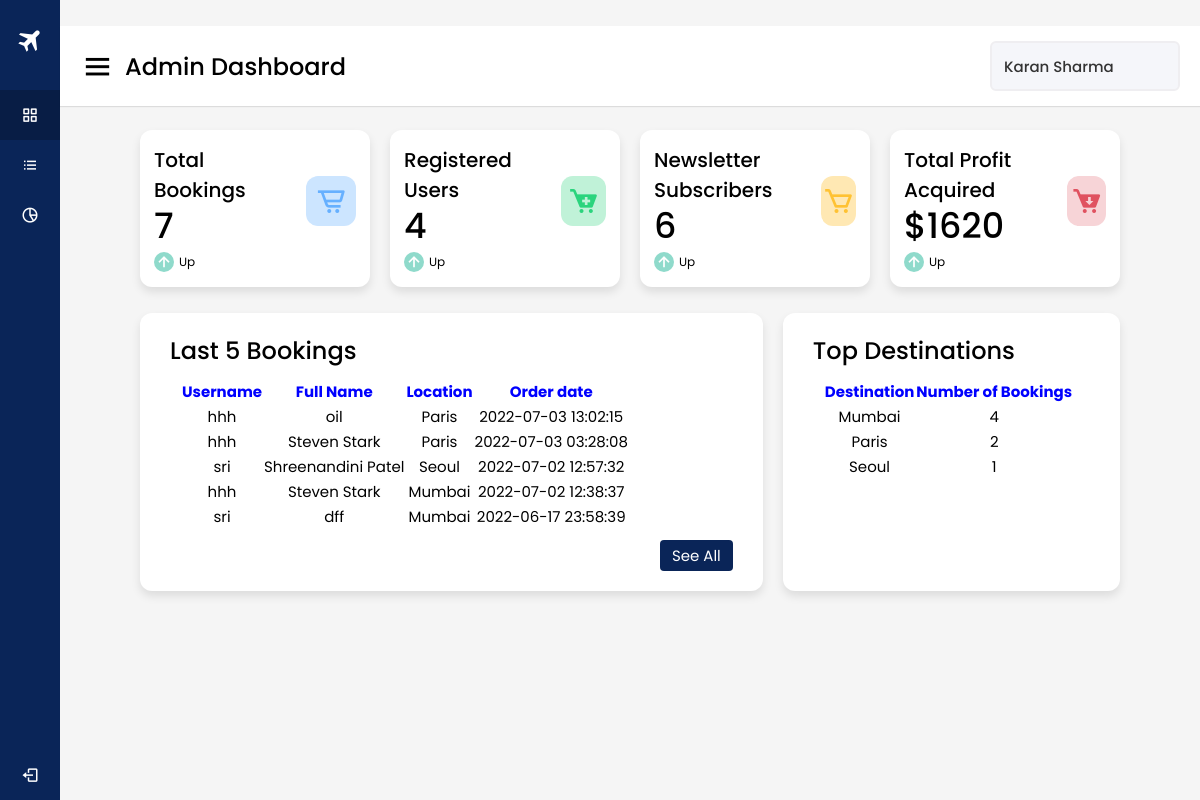
The page /admin.php (signed in) on the database its author committed.
### tables this page shows
CREATE TABLE IF NOT EXISTS `book` (
  `id` int NOT NULL AUTO_INCREMENT,
  `username` varchar(100) NOT NULL,
  `name` varchar(100) NOT NULL,
  `email` varchar(100) NOT NULL,
  `phone` int NOT NULL,
  `order_date` timestamp NOT NULL DEFAULT CURRENT_TIMESTAMP,
  `location` varchar(100) NOT NULL,
  `grade` varchar(100) NOT NULL,
  `guests` int NOT NULL,
  `departure_date` date NOT NULL,
  `return_date` date NOT NULL,
  `price` double NOT NULL,
  PRIMARY KEY (`id`)
);

### admin.php (the view, shortened to what this page needs)
<?php session_start();
include('dbconnection.php');
?>
<!DOCTYPE html>
<html lang="en" dir="ltr">
<head>
    <link rel="stylesheet" href="style.css">
    <link href='https://unpkg.com/boxicons@2.0.7/css/boxicons.min.css' rel='stylesheet'>
    <link rel="stylesheet" href="style.css">
    <link rel="stylesheet" href="https://cdnjs.cloudflare.com/ajax/libs/font-awesome/6.1.1/css/all.min.css" />
</head>
<body>
    <div class="sidebar">
        <div class="logo-details">
            <i class='bx bxs-plane-alt'></i>
            <a href="index.php" class="logo text-decoration-none">
                <div class="wrapper logo_name">
                    <span>T</span>
                    <span>R</span>
                    <span>A</span>
                    <span>V</span>
                    <span>E</span>
                    <span>L</span>
                </div>
            </a>
        </div>
        <ul class="nav-links">
            <li>
                <a href="admin.php" class="active">
                    <i class='bx bx-grid-alt'></i>
                    <span class="links_name">Admin Dashboard</span>
                </a>
            </li>
            <li>
                <a href="adminbook.php">
                    <i class='bx bx-list-ul'></i>
                    <span class="links_name">List of Bookings</span>
                </a>
            </li>
            <li>
                <a href="analytics.php">
                    <i class='bx bx-pie-chart-alt-2'></i>
                    <span class="links_name">Registered Users</span>
                </a>
            </li>
            <li class="log_out">
                <a href="admin.php?adminlogout='1'">
                    <i class='bx bx-log-out'></i>
                    <span class="links_name">Log out</span>
                </a>
            </li>
        </ul>
    </div>
    <section class="home-section">
        <nav>
            <div class="sidebar-button">
                <i class='bx bx-menu sidebarBtn'></i>
                <span class="dashboard">Admin Dashboard</span>
            </div>
            <div class="profile-details">
                <span class="admin_name">
                    <?php
                    $result = mysqli_query($conn, "SELECT name FROM admin WHERE username='" . $_SESSION['admin'] . "'");
                    $res = mysqli_fetch_array($result, MYSQLI_ASSOC);
                    echo $res['name'];
                    ?>
                </span>
            </div>
        </nav>
        <div class="home-content">
            <div class="overview-boxes">
                <div class="box">
                    <div class="right-side">
                        <div class="box-topic">Total Bookings</div>
                        <div class="number">
                            <?php
                            $result = mysqli_query($conn, "SELECT * FROM book");
                            $res = mysqli_num_rows($result);
                            echo $res;
                            ?>
                        </div>
                        <div class="indicator">
                            <i class='bx bx-up-arrow-alt'></i>
                            <span class="text">Up</span>
                        </div>
                    </div>
                    <i class='bx bx-cart-alt cart'></i>
                </div>
                <div class="box">
                    <div class="right-side">
                        <div class="box-topic">Registered Users</div>
                        <div class="number">
                            <?php
                            $result = mysqli_query($conn, "SELECT * FROM users");
                            $res = mysqli_num_rows($result);
                            echo $res;
                            ?>
                        </div>
                        <div class="indicator">
                            <i class='bx bx-up-arrow-alt'></i>
                            <span class="text">Up</span>
                        </div>
                    </div>
                    <i class='bx bxs-cart-add cart two'></i>
                </div>
                <div class="box">
                    <div class="right-side">
                        <div class="box-topic">Newsletter Subscribers</div>
                        <div class="number">
                            <?php
                            $result = mysqli_query($conn, "SELECT * FROM newsletter");
                            $res = mysqli_num_rows($result);
                            echo $res;
                            ?>
                        </div>
                        <div class="indicator">
                            <i class='bx bx-up-arrow-alt'></i>
                            <span class="text">Up</span>
                        </div>
                    </div>
                    <i class='bx bx-cart cart three'></i>
                </div>
                <div class="box">
                    <div class="right-side">
                        <div class="box-topic">Total Profit Acquired</div>
                        <div class="number">
                            <?php
                            $result = mysqli_query($conn, "SELECT sum(price) as amount FROM book");
                            $res = mysqli_fetch_array($result, MYSQLI_ASSOC);
                            echo "$" . $res['amount'];
                            ?>
                        </div>
                        <div class="indicator">
                            <i class='bx bx-up-arrow-alt'></i>
                            <span class="text">Up</span>
                        </div>
                    </div>
                    <i class='bx bxs-cart-download cart four'></i>
                </div>
            </div>
            <div class="sales-boxes">
                <div class="recent-sales box">
                    <div class="title">Last 5 Bookings</div>
                    <div class="sales-details">
                        <table class="center table table-striped table-bordered">
                            <thead>
                                <tr style="color: blue;">
                                    <th scope="col">Username</th>
                                    <th scope="col">Full Name</th>
                                    <th scope="col">Location</th>
                                    <th scope="col">Order date</th>
                                </tr>
                            </thead>
                            <?php
                            $result = mysqli_query($conn, "SELECT * FROM book ORDER BY order_date DESC LIMIT 5");
                            $rows = mysqli_num_rows($result);
                            if ($rows == 0) {
                                echo "<tr><td colspan='4'>" . 'No Records Found' . "</td></tr>";
                            } else {
                                while ($res = mysqli_fetch_array($result, MYSQLI_ASSOC)) {
                                    echo "<tr>";
                                    echo "<td>" . $res['username'] . "</td>";
                                    echo "<td>" . $res['name'] . "</td>";
                                    echo "<td>" . $res['location'] . "</td>";
                                    echo "<td>" . $res['order_date'] . "</td>";
                                }
                            }
                            ?>
                        </table>
                    </div>
                    <div class="button">
                        <a href="adminbook.php">See All</a>
                    </div>
                </div>
                <div class="top-sales box">
                    <div class="title">Top Destinations</div>
                    <ul class="top-sales-details">
                        <table class="center table table-striped table-bordered">
                            <thead>
                                <tr style="color: blue;">
                                    <th scope="col">Destination</th>
                                    <th scope="col">Number of Bookings</th>
                                </tr>
                            </thead>
                            <?php
                            $result = mysqli_query($conn, "select location, count(*) as count from book group by location order by count(*) desc");
                            $rows = mysqli_num_rows($result);
                            if ($rows == 0) {
                                echo "<tr><td colspan='2'>" . 'No Records Found' . "</td></tr>";
                            } else {
                                while ($res = mysqli_fetch_array($result, MYSQLI_ASSOC)) {
                                    echo "<tr>";
                                    echo "<td>" . $res['location'] . "</td>";
                                    echo "<td>" . $res['count'] . "</td>";
                                }
                            }
                            ?>
                        </table>
                    </ul>
                </div>
            </div>
        </div>
    </section>
</body>
</html>

### style.css (style rules this page uses)
:root { --colorMain: #4784e6; --brShadow: 6px 6px 15px #3c70c4; --tlShadow: -6px -6px 15px #5298ff; --box-shadow: 0 0.5rem 1rem rgba(0, 0, 0, 0.1); --border: 0.1rem solid var(--black); }
* { font-family: "Nunito", sans-serif; margin: 0; padding: 0; box-sizing: border-box; outline: none; border: none; text-decoration: none; }
html { font-size: 63.5%; overflow-x: hidden; scroll-padding-top: 6rem; scroll-behavior: smooth; text-decoration: none; scrollbar-color: var(--colorMain) white; }
section { padding: 5rem 10%; }
a { text-decoration: none; }
.wrapper { width: max-content; margin-left: 2rem; margin-right: 2rem; }
.wrapper span { -webkit-text-stroke-width: 1.5px; text-shadow: 0 0px var(--brShadow), 0 0px var(--tlShadow); transform: translate(0, 100%) rotate(2deg); -webkit-transform: translate(0, 100%) rotate(2deg); -moz-transform: translate(0, 100%) rotate(2deg); animation: jump 2s ease-in-out infinite; -moz-animation: jump 2s ease-in-out infinite; -webkit-animation: jump 2s ease-in-out infinite; -o-animation: jump 2s ease-in-out infinite; color: var(--colorMain); }
.wrapper span:nth-child(1) { animation-delay: 120ms; -moz-animation-delay: 120ms; -webkit-animation-delay: 120ms; -o-animation-delay: 120ms; }
.wrapper span:nth-child(2) { animation-delay: 240ms; -moz-animation-delay: 240ms; -webkit-animation-delay: 240ms; -o-animation-delay: 240ms; }
.wrapper span:nth-child(3) { animation-delay: 360ms; -moz-animation-delay: 360ms; -webkit-animation-delay: 360ms; -o-animation-delay: 360ms; }
.wrapper span:nth-child(4) { animation-delay: 480ms; -moz-animation-delay: 480ms; -webkit-animation-delay: 480ms; -o-animation-delay: 480ms; }
.wrapper span:nth-child(5) { animation-delay: 600ms; -moz-animation-delay: 600ms; -webkit-animation-delay: 600ms; -o-animation-delay: 600ms; }
.wrapper span:nth-child(6) { animation-delay: 720ms; -moz-animation-delay: 720ms; -webkit-animation-delay: 720ms; -o-animation-delay: 720ms; }
@media (max-width: 1200px) { html { font-size: 55%; } }
@media (max-width: 1200px) { section { padding: 3rem 5%; } }

### rows shown on the page
book: username "hhh", name "oil", location "Paris", order_date "2022-07-03 13:02:15"
book: username "hhh", name "Steven Stark", location "Paris", order_date "2022-07-03 03:28:08"
book: username "sri", name "Shreenandini Patel", location "Seoul", order_date "2022-07-02 12:57:32"
book: username "hhh", name "Steven Stark", location "Mumbai", order_date "2022-07-02 12:38:37"
book: username "sri", name "dff", location "Mumbai", order_date "2022-06-17 23:58:39"

### other values the page prints
$res['name'] "Karan Sharma"
$res "7"
$res "4"
$res "6"
$res['amount'] "1620"
$res['location'] "Mumbai"
$res['count'] "4"
$res['location'] "Paris"
$res['count'] "2"
$res['location'] "Seoul"
$res['count'] "1"
